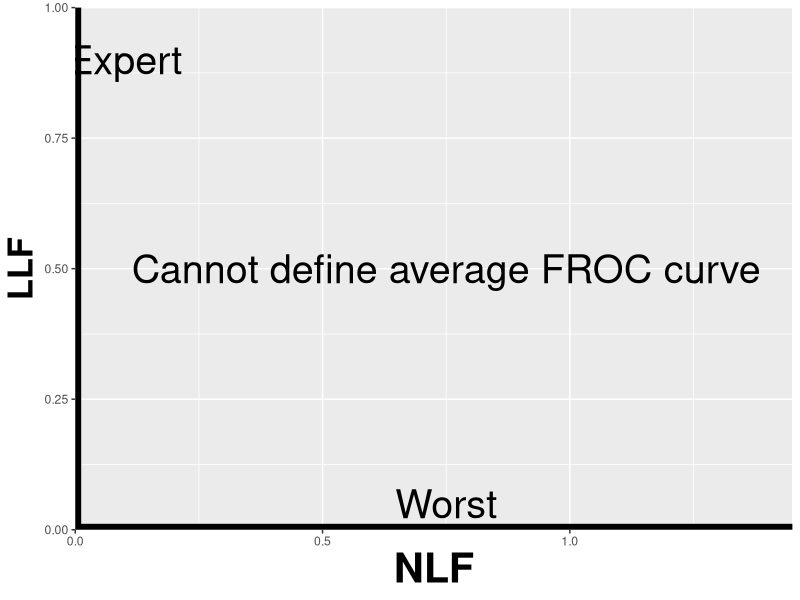
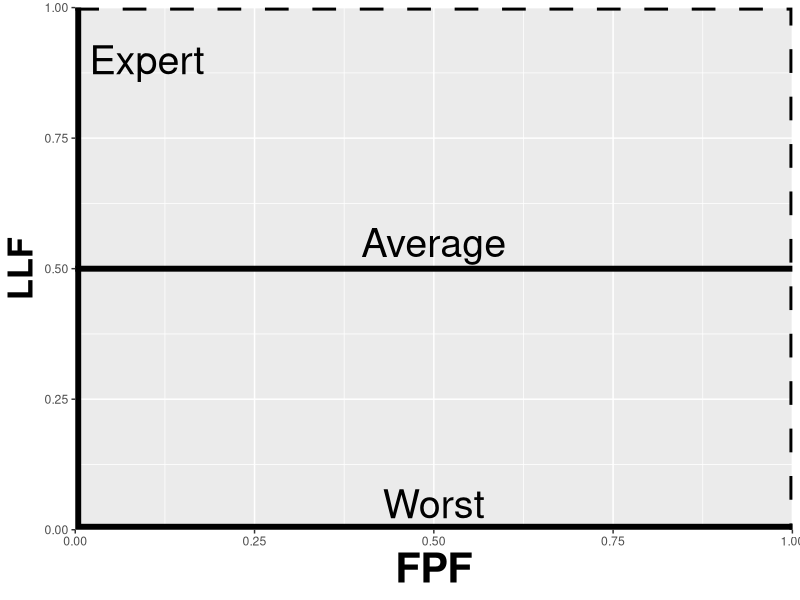

The R source for these figures, in order:
# mainBestWorstObserver.R
rm(list = ls())
library(ggplot2)

frocDataPoints <- data.frame(NLF = c(0, 0, 1.45), LLF = c(1, 0, 0))
frocPlot <- ggplot(data = frocDataPoints, mapping = aes(x = NLF, y = LLF)) + 
  geom_line(size = 4) + 
  annotate("text", x = 0.1, y = 0.9, label = "Expert", size = 10) + 
  annotate("text", x = 0.75, y = 0.05, label = "Worst", size = 10) + 
  annotate("text", x = 0.75, y = 0.50, label = "Cannot define average FROC curve", size = 10) + 
  theme(axis.title.y = element_text(size = 25,face="bold"),
        axis.title.x = element_text(size = 30,face="bold"))  +
  scale_x_continuous(expand = c(0, 0)) + 
  scale_y_continuous(expand = c(0, 0))
print(frocPlot)

afrocDataPoints <- data.frame(FPF = c(0, 0, 1), LLF = c(1, 0, 0))
afrocAvgPoints <- data.frame(FPF = c(0, 1), LLF = c(0.5, 0.5))
afrocDashed <- data.frame(FPF = c(0, 1, 1), LLF = c(1, 1, 0))
afrocPlot <- ggplot(mapping = aes(x = FPF, y = LLF)) + 
  geom_line(data = afrocDataPoints, size = 4) + 
  geom_line(data = afrocAvgPoints, size = 2) + 
  geom_line(data = afrocDashed, linetype = 2, size = 2) + 
  annotate("text", x = 0.1, y = 0.9, label = "Expert", size = 10) + 
  annotate("text", x = 0.5, y = 0.05, label = "Worst", size = 10) + 
  annotate("text", x = 0.5, y = 0.55, label = "Average", size = 10) + 
  theme(axis.title.y = element_text(size = 25,face="bold"),
        axis.title.x = element_text(size = 30,face="bold"))  +
  scale_x_continuous(expand = c(0, 0)) + 
  scale_y_continuous(expand = c(0, 0))
print(afrocPlot)